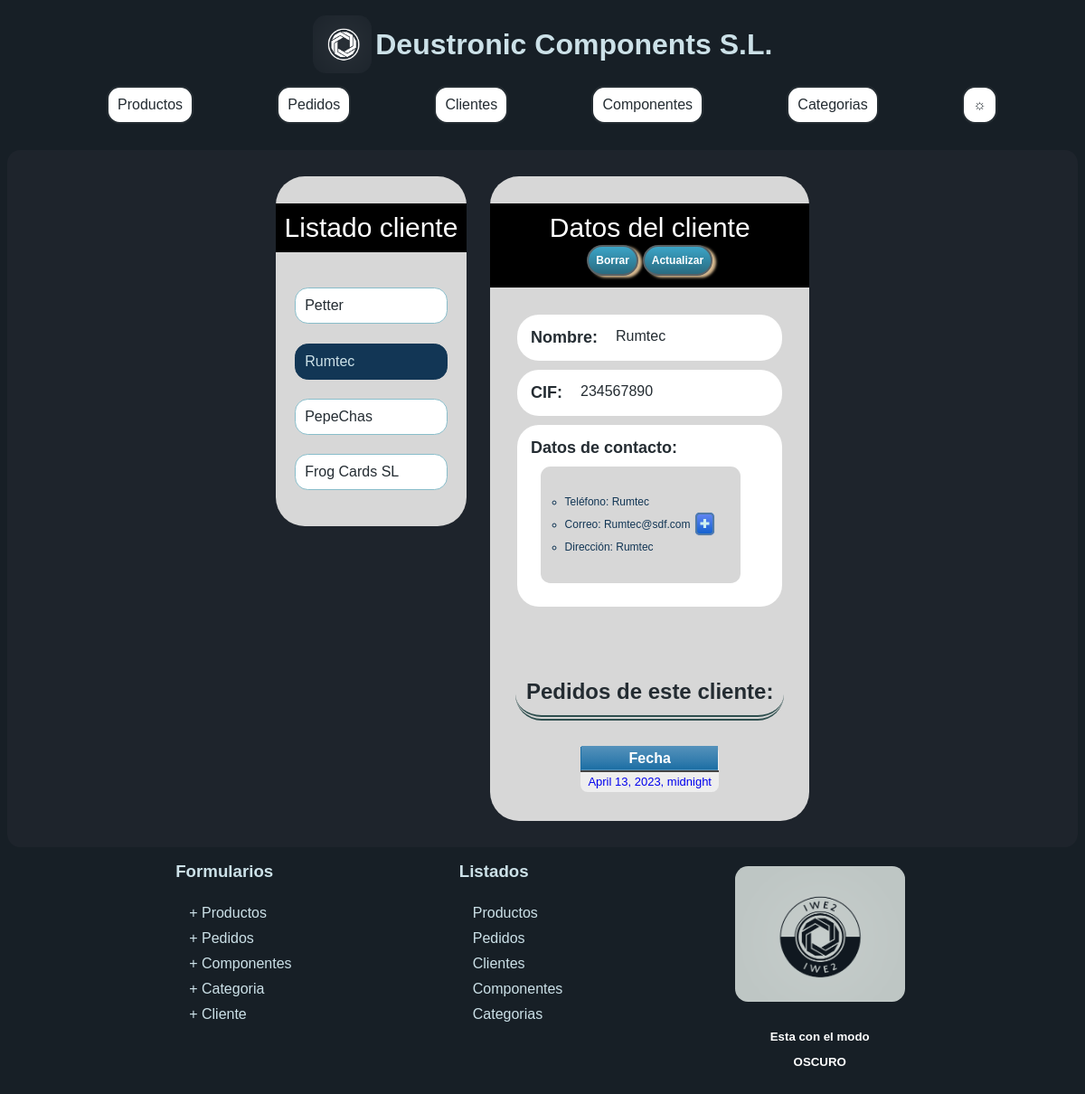
Page /appProyecto/clientes/4 on the earlier database version.
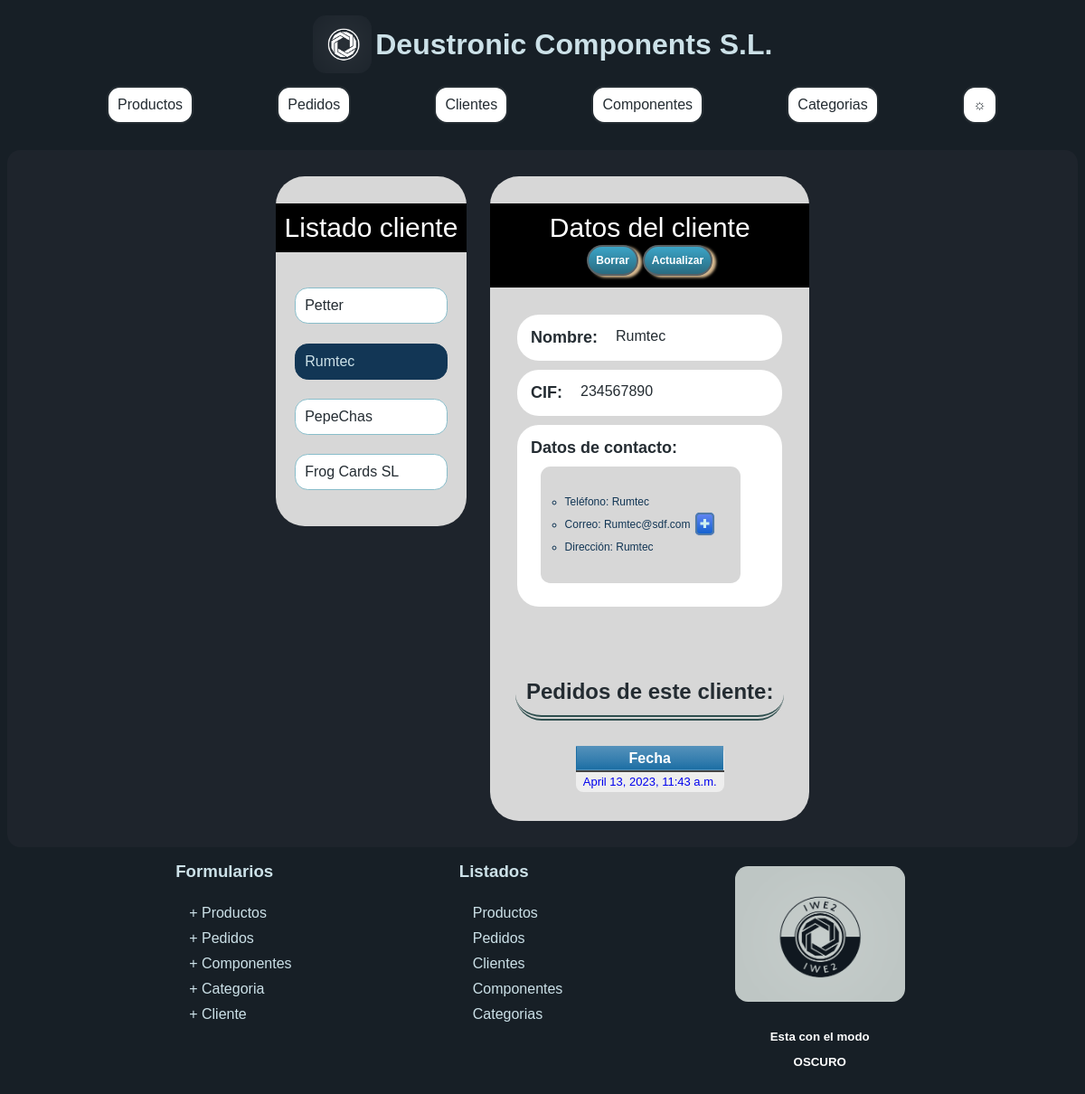
Same page on the later database version.
### appProyecto/models.py (models this page shows, shortened)
class Pedido(models.Model):
    id_cliente = models.ForeignKey(Cliente, on_delete=models.CASCADE)
    fecha = models.DateTimeField('Fecha de creacion')
    precio = models.FloatField(default=0)
    producto = models.ManyToManyField(Producto, through="Cantidad")

### appProyecto/views.py (the view)
class ClienteDetailView(DetailView):
    model = Cliente
    def get_context_data(self, **kwargs):
        context = super().get_context_data(**kwargs)
        context['pedidos'] = self.object.pedido_set.all()
        context['listaTodos'] = Cliente.objects.all()
        return context

### appProyecto/templates/appProyecto/cliente_detail.html (shortened to what this page needs)
{% extends "detalle.html" %}
{% block elemListado %} cliente {% endblock %}
{% block urlElemento %}
<a href="{% url 'detalle cliente' p.pk %}">
 {% if  p.id == cliente.id %}
<li style="
background-color: #123655;
color: #cce1e8;
border-color: #123655;
">{{ p.nombre }}</li>
{% else %}
<li>{{ p.nombre }}</li>
{% endif %}
</a>
{% endblock %}
{% block detalle %}
<div class="tituloProducto">
  Datos del cliente
  <div class="barraBtn">
    <a href="/appProyecto/clientes/{{cliente.id}}/delete/" class="button">
      Borrar
    </a>
    <a href="/appProyecto/clientes/{{cliente.id}}/update/" class="button">
      Actualizar
    </a>
  </div>
</div>
<div class="datosProducto">
  <div class="propiedadProducto">
    <div class="tituloPropiedad">Nombre:</div> {{ cliente.nombre}}
  </div>
  <div class="propiedadProducto">
    <div class="tituloPropiedad">CIF: </div> {{ cliente.cif}}
  </div>
  <div class="propiedadProducto columnaFlex">
    <div class="tituloPropiedad">
      Datos de contacto:</div>
    <div class="lista">
      <ul>
        <li>
          Teléfono: {{ cliente.telefono}}
        </li>
        <li>
          Correo: <span id="correoCliente" >
            {{ cliente.email}}
          </span><a id="btnCorreoCliente" class="buttonAccion">✚</a>
        </li>
        <li>
          Dirección: {{ cliente.direccion}}
        </li>
      </ul>
    </div>
  </div>
</div>
<div class="tablasList">
  <h2>Pedidos de este cliente:</h2>
{% if pedidos %}
<table class="blueTable">
  <thead>
    <tr>
      <th>Fecha</th>
    </tr>
  </thead>
  <tbody>
    {% for p in pedidos %}
    <tr>
      <td>
        <a href="{% url 'detalle pedido' p.pk %}"> {{ p.fecha }} </a>
      </td>
    </tr>
    {% endfor %}
  </tbody>
</table>
{% else %}
<div class="tituloPropiedad"> NO EXISTE NINGUN PEDIDO DE ESTE CLIENTE</div>
{% endif %}
</div>
{% endblock %}
{% block email %}
{% load static %}
{% endblock %}

Differences in the rows shown:
changed Pedido: fecha "April 13, 2023, midnight" → "April 13, 2023, 11:43 a.m."
